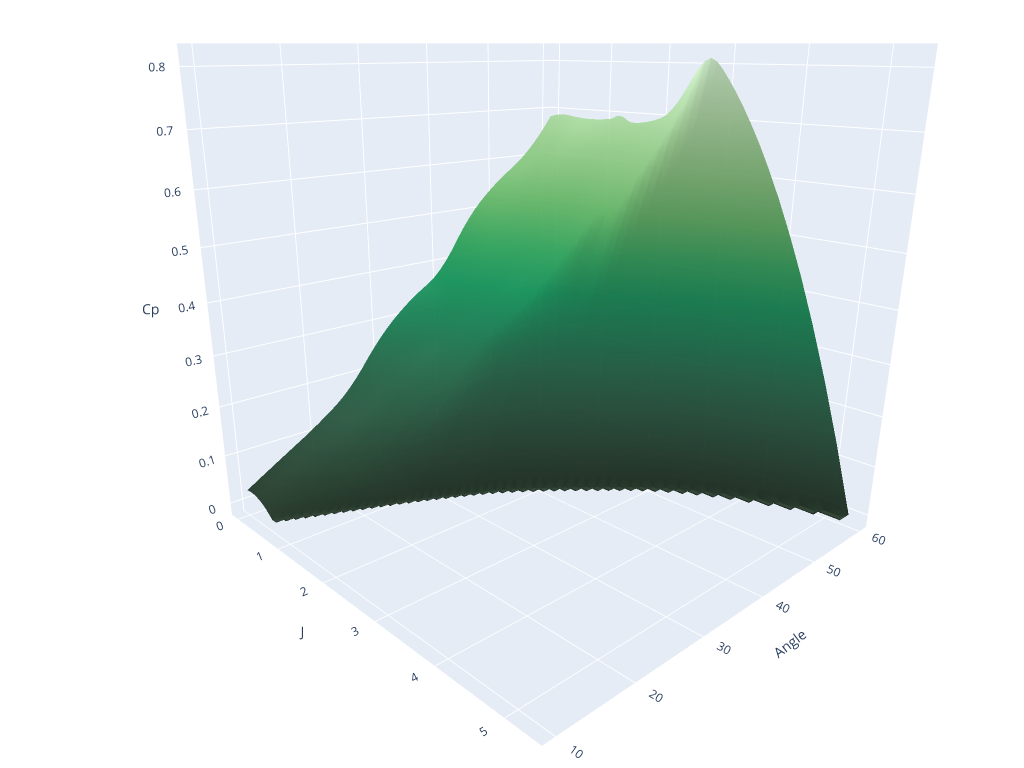

Write notebook code for a chart like this one.
### Code cell
prop.draw_surface()

### Figure 1 — Plotly figure (JSON) as saved in the notebook; plotly's stock layout.template omitted (floating-point values rounded to 4 significant figures; data arrays with more than 128 entries replaced by an {"elided": "..."} marker saying what was removed)
{"data": [{"colorscale": [[0, "rgb(214, 249, 207)"], [0.09091, "rgb(186, 228, 174)"], [0.1818, "rgb(156, 209, 143)"], [0.2727, "rgb(124, 191, 115)"], [0.3636, "rgb(85, 174, 91)"], [0.4545, "rgb(37, 157, 81)"], [0.5455, "rgb(7, 138, 78)"], [0.6364, "rgb(13, 117, 71)"], [0.7273, "rgb(23, 95, 61)"], [0.8182, "rgb(25, 75, 49)"], [0.9091, "rgb(23, 55, 35)"], [1, "rgb(17, 36, 20)"]], "hovertemplate": "<b>J</b>: %{x}<br><b>Angle</b>: %{y}°<br><b>Cp</b>: %{z}<extra></extra>", "opacity": 0.9, "reversescale": true, "showscale": false, "type": "surface", "x": [0, 0.059, 0.119, 0.178, 0.237, 0.297, 0.356, 0.415, 0.475, 0.534, 0.594, 0.643, 0.692, 0.741, 0.79, 0.839, 0.888, 0.937, 0.986, 1.034, 1.083, 1.131, 1.18, 1.228, 1.278, 1.329, 1.381, 1.435, 1.49, 1.546, 1.603, 1.66, 1.718, 1.776, 1.839, 1.907, 1.979, 2.056, 2.138, 2.222, 2.308, 2.398, 2.489, 2.583, 2.678, 2.774, 2.87, 2.968, 3.068, 3.178, 3.3, 3.433, 3.579, 3.736, 3.91, 4.101, 4.309, 4.533, 4.775, 5.033, 5.308], "y": [10, 11, 12, 13, 14, 15, 16, 17, 18, 19, 20, 21, 22, 23, 24, 25, 26, 27, 28, 29, 30, 31, 32, 33, 34, 35, 36, 37, 38, 39, 40, 41, 42, 43, 44, 45, 46, 47, 48, 49, 50, 51, 52, 53, 54, 55, 56, 57, 58, 59, 60], "z": {"elided": "51x61 float values"}}], "layout": {"height": 768, "legend": {"font": {"size": 12}, "itemsizing": "trace", "title": {"text": "Data"}}, "margin": {"b": 0, "l": 0, "r": 0, "t": 0}, "scene": {"camera": {"center": {"y": -0.1, "z": -0.15}, "eye": {"x": 1.3, "y": -1.3, "z": 0.5}}, "xaxis": {"title": {"text": "J"}}, "yaxis": {"title": {"text": "Angle"}}, "zaxis": {"title": {"text": "Cp"}}}, "width": 1024}}
